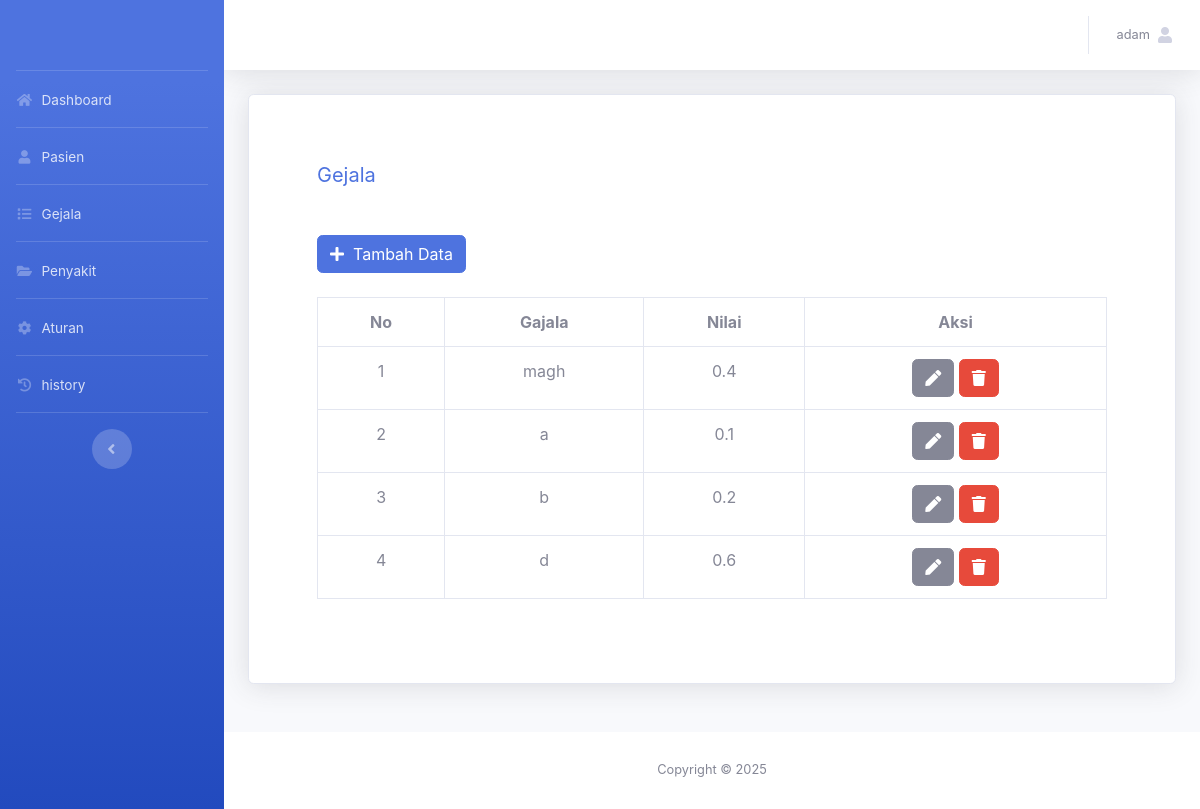
The app's page /admin/gejala.php (signed in) with its own data.
### tables this page shows
CREATE TABLE `tbl_gejala` (
  `id_gejala` int(11) NOT NULL,
  `nama_gejala` text NOT NULL,
  `nilai_gejala` double NOT NULL
);

### admin/gejala.php (the view, shortened to what this page needs)
<?php
include '../assets/conn/config.php';
include 'header.php';
?>
<div class="container">
    <div class=" card shadow p-5 mb-5">
        <div class="card-body">
            <h5 class="font-wight-bold text-primary">Gejala</h5>
        </div>
        <div class="card-body">
            <a href="gejala-simpan.php" class="btn btn-primary"><span class="fa fa-plus">
                </span>&nbsp; Tambah Data</a>
            <br>
            <br>
            <div class="table-responsive">
                <table class="table table-bordered">
                    <tr>
                        <th class="text-center">No</th>
                        <th class="text-center">Gajala</th>
                        <th class="text-center">Nilai</th>
                        <th class="text-center">Aksi</th>
                    </tr>
                    <?php
                    $data = mysqli_query($conn, "SELECT * FROM tbl_gejala ORDER BY id_gejala");
                    $no = 1;
                    while ($a = mysqli_fetch_array($data)) {
                        ?>
                        <tr>
                            <td class="text-center"><?= $no++ ?></td>
                            <td class="text-center"><?= $a['nama_gejala'] ?></td>
                            <td class="text-center"><?= $a['nilai_gejala'] ?></td>
                            <td class="text-center">
                                <a href="gejala-ubah.php?id_gejala=<?= $a['id_gejala'] ?>"
                                class="btn btn-secondary"><span class="fa fa-pen"></span>
                                </a>
                                <a href="gejala.php?id_gejala=<?= $a['id_gejala'] ?>
                            &aksi=hapus" class="btn btn-danger">
                                    <span class="fa fa-trash"></span></a>
                            </td>
                        </tr>
                    <?php } ?>
                </table>
            </div>
        </div>
    </div>
</div>
<?php
include 'footer.php';
?>

### admin/header.php (shortened to what this page needs)
<?php
include '../assets/conn/config.php';
?>
<!DOCTYPE html>
<html lang="en">
<head>
  <link href="../assets/vendor/fontawesome-free/css/all.min.css" rel="stylesheet" type="text/css">
  <link href="../assets/css/sb-admin-2.min.css" rel="stylesheet">
  <link href="../assets/vendor/datatables/dataTables.bootstrap4.min.css" rel="stylesheet">
</head>
<body id="page-top">
 <div id="wrapper">
  <ul class="navbar-nav bg-gradient-primary sidebar sidebar-dark accordion" id="accordionSidebar">
    <a class="sidebar-brand d-flex align-items-center justify-content-center" href="index">
    </a>
    <hr class="sidebar-divider my-0">
    <li class="nav-item">
      <a class="nav-link" href="index.php">
        <i class="fas fa-fw fa-home"></i>
        <span>Dashboard</span></a>
      </li>
      <hr class="sidebar-divider my-0">
      <li class="nav-item">
      <a class="nav-link" href="pasien.php">
        <i class="fas fa-fw fa-user"></i>
        <span>Pasien</span></a>
      </li>
      <hr class="sidebar-divider my-0">
      <li class="nav-item">
      <a class="nav-link" href="gejala.php">
        <i class="fas fa-fw fa-list"></i>
        <span>Gejala</span></a>
      </li>
      <hr class="sidebar-divider my-0">
      <li class="nav-item">
      <a class="nav-link" href="penyakit.php">
        <i class="fas fa-fw fa-folder-open"></i>
        <span>Penyakit</span></a>
      </li>
      <hr class="sidebar-divider my-0">
      <li class="nav-item">
      <a class="nav-link" href="aturan.php">
        <i class="fas fa-fw fa-cog"></i>
        <span>Aturan</span></a>
      </li>
      <hr class="sidebar-divider my-0">
      <li class="nav-item">
      <a class="nav-link" href="history.php">
        <i class="fas fa-fw fa-history"></i>
        <span>history</span></a>
      </li>
      <hr class="sidebar-divider d-none d-md-block">
      <div class="text-center d-none d-md-inline">
        <button class="rounded-circle border-0" id="sidebarToggle"></button>
      </div>
    </ul>
    <div id="content-wrapper" class="d-flex flex-column">
      <div id="content">
        <nav class="navbar navbar-expand navbar-light bg-white topbar mb-4 static-top shadow">
          <ul class="navbar-nav ml-auto">
            <li class="nav-item dropdown no-arrow">
              <a class="nav-link dropdown-toggle" href="#" id="userDropdown" role="button"
              data-toggle="dropdown" aria-haspopup="true" aria-expanded="false">
              <?php
              $username=$_SESSION['username'];
              $det=mysqli_query($conn,"select * from tbl_admin where username='$username'");
              while($d=mysqli_fetch_array($det)){
                ?>
                <span class="mr-2 d-none d-lg-inline text-gray-600 small"><?php echo $d['nama_lengkap'] ?></span>
                <?php
              }
              ?>
              <span class="fa fa-user"><span>
              </a>
          </li>
        </ul>
      </nav>
    </div>
</body>
</html>

### records on screen
tbl_gejala: nama_gejala "magh", nilai_gejala "0.4"
tbl_gejala: nama_gejala "a", nilai_gejala "0.1"
tbl_gejala: nama_gejala "b", nilai_gejala "0.2"
tbl_gejala: nama_gejala "d", nilai_gejala "0.6"

### other values on screen
$d['nama_lengkap'] "adam"
